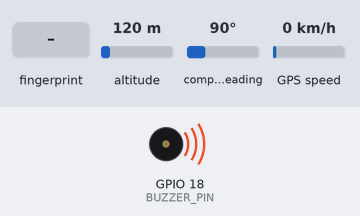
The sketch below on a simulated ESP32. On the bench: buzzer (waves = sounding, pin HIGH). The inputs (shaded band) are chosen by the test bench; at power-on: altitude 120 m, compass heading 90°, GPS speed 0 km/h. WiFi joins after 1.5 s; servers stay silent unless stated; uploads are accepted with an empty reply; the GPS gets a fix after 3 s at 37.7749, -122.4194 with 8 satellites; what the sketch prints to the serial monitor is not drawn.

Above: at 4.7 s.
4.8 s: finger stored as number 1 placed on the sensor
At 5.8 s:
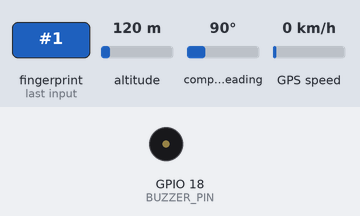
Timing chart, 0 to 8.3 s (numbered marks = the images above; inputs shaded):
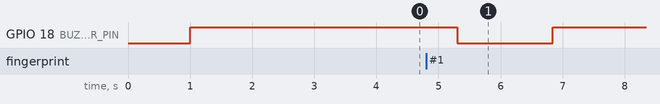

Measured:
- after the input at 4.8 s, GPIO 18 (BUZZER_PIN): HIGH → LOW after 0.51 s, → HIGH 1.5 s later

The sketch:

gpstracker.ino
```cpp
#include <TinyGPS++.h>
#include <HardwareSerial.h>
#include <WiFi.h>
#include <HTTPClient.h>
#include <ArduinoJson.h>
#include <Adafruit_Fingerprint.h>

// WiFi Credentials
const char* ssid = "";
const char* password = "";

// API Endpoints
const char* gpsServerUrl = "https://123.amazonaws.com/SaveLocation";
const char* verifyServerUrl = "https://123.amazonaws.com/LogFingerprint";

#define BUZZER_PIN 18

TinyGPSPlus gps;
HardwareSerial SerialGPS(2);
HardwareSerial SerialFinger(1);

Adafruit_Fingerprint finger = Adafruit_Fingerprint(&SerialFinger);

unsigned long lastGpsSendTime = 0;
float lastSentLat = 0.0;
float lastSentLng = 0.0;

bool isBuzzerActive = false;
unsigned long buzzerStartTime = 0;
const unsigned long BUZZER_DURATION = 1500; // 1.5 seconds

void setup() {
  Serial.begin(115200);
  delay(1000);

  // Initialize Buzzer (Assuming Active-Low module)
  pinMode(BUZZER_PIN, OUTPUT);
  digitalWrite(BUZZER_PIN, HIGH); // HIGH turns an active-low buzzer OFF

  Serial.println("\n=== UniRide GPS & Verification Tracker ===");

  SerialGPS.begin(9600, SERIAL_8N1, 25, 26);
  Serial.println("GPS Initialized (RX=25, TX=26)");

  SerialFinger.begin(57600, SERIAL_8N1, 16, 17);
  finger.begin(57600);

  if (finger.verifyPassword()) {
    Serial.println("Fingerprint sensor detected!");
  } else {
    Serial.println("ERROR: Fingerprint sensor not found!");
  }

  WiFi.begin(ssid, password);
  Serial.print("Connecting to WiFi");
  while (WiFi.status() != WL_CONNECTED) {
    delay(500);
    Serial.print(".");
  }
  Serial.println("\nWiFi Connected! IP: ");
  Serial.println(WiFi.localIP());
}

void loop() {
  // 1. Constantly feed the GPS module data (Won't block if GPS is unplugged)
  while (SerialGPS.available() > 0) {
    gps.encode(SerialGPS.read());
  }

  // 2. Check Buzzer Timer (Turn it off if 1.5 seconds have passed)
  if (isBuzzerActive && (millis() - buzzerStartTime >= BUZZER_DURATION)) {
    digitalWrite(BUZZER_PIN, HIGH); // HIGH turns it OFF
    isBuzzerActive = false;
  }

  // 3. Constantly check for a fingerprint scan
  int fingerId = getFingerprintID();
  if (fingerId > 0) {
    Serial.println("\n*** VALID FINGERPRINT SCANNED! ***");
    Serial.print("Metadata ID: ");
    Serial.println(fingerId);

    // Attempt to send data to AWS. Only buzz if it succeeds!
    if (sendVerificationToAWS(String(fingerId))) {
      Serial.println("AWS Success! Buzzing...");
      digitalWrite(BUZZER_PIN, LOW); // LOW turns it ON
      isBuzzerActive = true;
      buzzerStartTime = millis();
    } else {
      Serial.println("AWS Failed. No buzz.");
    }
  }

  // 4. Routine GPS Update (Every 30 Seconds)
  if (millis() - lastGpsSendTime >= 30000) {
    lastGpsSendTime = millis();

    if (gps.location.isValid()) {
      float currentLat = gps.location.lat();
      float currentLng = gps.location.lng();

      if (currentLat == lastSentLat && currentLng == lastSentLng) {
        Serial.println("Bus is stationary. No GPS data sent.");
      } else {
        Serial.println("\n*** Movement Detected! Sending GPS update. ***");
        sendGpsToAWS(currentLat, currentLng);

        lastSentLat = currentLat;
        lastSentLng = currentLng;
      }
    } else {
      Serial.println("Waiting for valid GPS satellite lock (or GPS is unplugged)...");
    }
  }
}


int getFingerprintID() {
  uint8_t p = finger.getImage();
  if (p != FINGERPRINT_OK) return -1;

  p = finger.image2Tz();
  if (p != FINGERPRINT_OK) return -1;

  p = finger.fingerFastSearch();
  if (p != FINGERPRINT_OK) return -1;

  return finger.fingerID;
}

void sendGpsToAWS(float lat, float lng) {
  if(WiFi.status() == WL_CONNECTED) {
    HTTPClient http;
    http.begin(gpsServerUrl);
    http.addHeader("Content-Type", "application/json");

    StaticJsonDocument<200> doc;
    doc["deviceId"] = "t001";
    doc["lat"] = lat;
    doc["lng"] = lng;

    String requestBody;
    serializeJson(doc, requestBody);

    int httpResponseCode = http.POST(requestBody);
    Serial.print("GPS AWS Response Code: ");
    Serial.println(httpResponseCode);

    http.end();
  } else {
    Serial.println("WiFi Disconnected. Cannot send GPS.");
  }
}

// Changed to return a boolean so we know if it succeeded
bool sendVerificationToAWS(String fingerprintId) {
  if(WiFi.status() == WL_CONNECTED) {
    HTTPClient http;
    http.begin(verifyServerUrl);
    http.addHeader("Content-Type", "application/json");

    StaticJsonDocument<200> doc;
    doc["trackerId"] = "t001";
    doc["fingerprintId"] = fingerprintId;

    String requestBody;
    serializeJson(doc, requestBody);
    Serial.println("Sending Verification: " + requestBody);

    int httpResponseCode = http.POST(requestBody);
    Serial.print("Verification AWS Response Code: ");
    Serial.println(httpResponseCode);

    http.end();

    // Return true if we got a successful HTTP response code (200 OK)
    if (httpResponseCode > 0) {
      return true;
    }
  } else {
    Serial.println("WiFi Disconnected. Cannot send Verification.");
  }
  return false;
}
```
